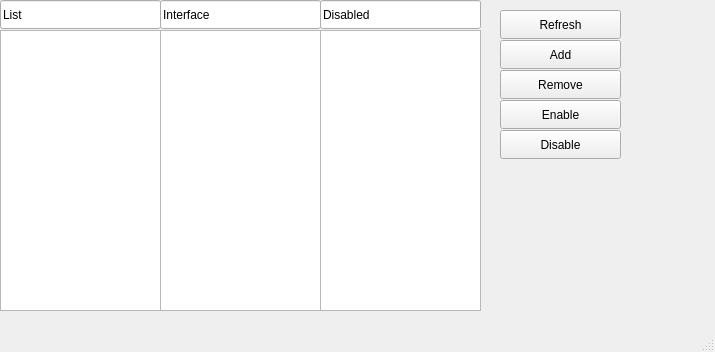
<?xml version="1.0" encoding="UTF-8"?>
<ui version="4.0">
 <class>MainWindow</class>
 <widget class="QMainWindow" name="MainWindow">
  <property name="geometry">
   <rect>
    <x>0</x>
    <y>0</y>
    <width>715</width>
    <height>352</height>
   </rect>
  </property>
  <property name="windowTitle">
   <string>Interface list members</string>
  </property>
  <widget class="QWidget" name="centralwidget">
   <widget class="QListWidget" name="interfaceField">
    <property name="geometry">
     <rect>
      <x>160</x>
      <y>30</y>
      <width>161</width>
      <height>281</height>
     </rect>
    </property>
   </widget>
   <widget class="QPushButton" name="enableButton">
    <property name="geometry">
     <rect>
      <x>500</x>
      <y>100</y>
      <width>121</width>
      <height>29</height>
     </rect>
    </property>
    <property name="text">
     <string>Enable</string>
    </property>
   </widget>
   <widget class="QLineEdit" name="package_2">
    <property name="geometry">
     <rect>
      <x>0</x>
      <y>0</y>
      <width>161</width>
      <height>29</height>
     </rect>
    </property>
    <property name="text">
     <string>List</string>
    </property>
   </widget>
   <widget class="QPushButton" name="disableButton">
    <property name="geometry">
     <rect>
      <x>500</x>
      <y>130</y>
      <width>121</width>
      <height>29</height>
     </rect>
    </property>
    <property name="text">
     <string>Disable</string>
    </property>
   </widget>
   <widget class="QLineEdit" name="version">
    <property name="geometry">
     <rect>
      <x>160</x>
      <y>0</y>
      <width>161</width>
      <height>29</height>
     </rect>
    </property>
    <property name="text">
     <string>Interface</string>
    </property>
   </widget>
   <widget class="QPushButton" name="refreshButton">
    <property name="geometry">
     <rect>
      <x>500</x>
      <y>10</y>
      <width>121</width>
      <height>29</height>
     </rect>
    </property>
    <property name="text">
     <string>Refresh</string>
    </property>
   </widget>
   <widget class="QListWidget" name="listField">
    <property name="geometry">
     <rect>
      <x>0</x>
      <y>30</y>
      <width>161</width>
      <height>281</height>
     </rect>
    </property>
   </widget>
   <widget class="QPushButton" name="removeButton">
    <property name="geometry">
     <rect>
      <x>500</x>
      <y>70</y>
      <width>121</width>
      <height>29</height>
     </rect>
    </property>
    <property name="text">
     <string>Remove</string>
    </property>
   </widget>
   <widget class="QPushButton" name="addButton">
    <property name="geometry">
     <rect>
      <x>500</x>
      <y>40</y>
      <width>121</width>
      <height>29</height>
     </rect>
    </property>
    <property name="text">
     <string>Add</string>
    </property>
   </widget>
   <widget class="QListWidget" name="disableField">
    <property name="geometry">
     <rect>
      <x>320</x>
      <y>30</y>
      <width>161</width>
      <height>281</height>
     </rect>
    </property>
   </widget>
   <widget class="QLineEdit" name="version_2">
    <property name="geometry">
     <rect>
      <x>320</x>
      <y>0</y>
      <width>161</width>
      <height>29</height>
     </rect>
    </property>
    <property name="text">
     <string>Disabled</string>
    </property>
   </widget>
  </widget>
  <widget class="QStatusBar" name="statusbar"/>
 </widget>
 <resources/>
 <connections/>
</ui>
